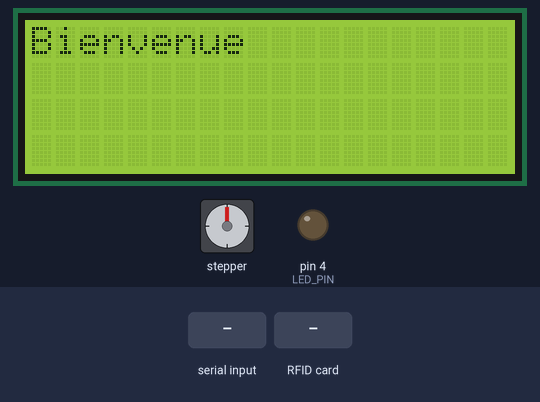
The sketch below on a simulated Arduino Uno, built with avr-gcc and run on an emulated ATmega328P. Parts: 20×4 character LCD, stepper motor, output pins drawn as LEDs (lit = HIGH). Inputs (shaded band) come from the test bench. Stepper angles assume 2048 steps per turn; pins used as bus, display or sensor lines are not drawn; what the sketch prints to the serial monitor is not drawn.

Above: at 1.3 s.
1.4 s: "e3e69c92" received over Serial
At 2.8 s:
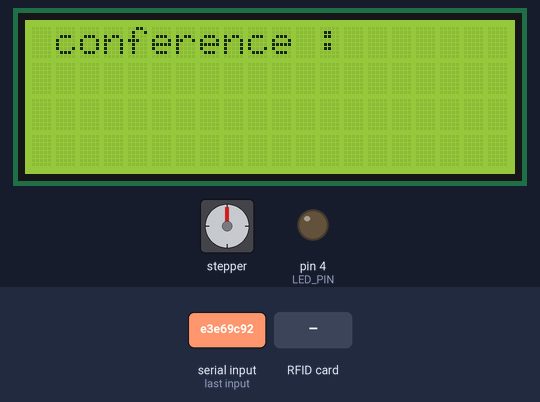
At 4.2 s:
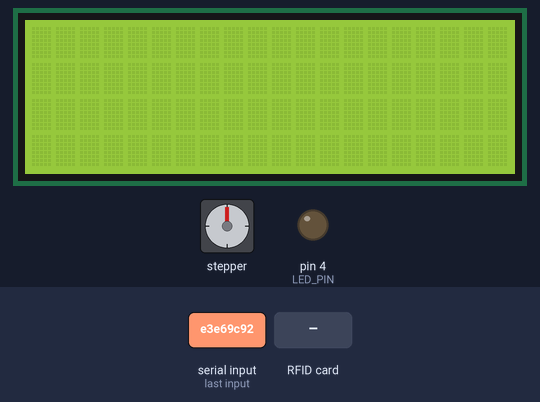
4.4 s: RFID card E3 E6 9C 92 held to the reader
At 7.6 s:
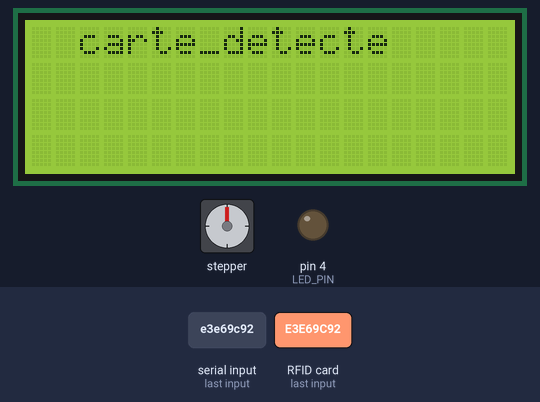
Timing chart, 0 to 23.7 s (numbered marks = the images above; inputs shaded):
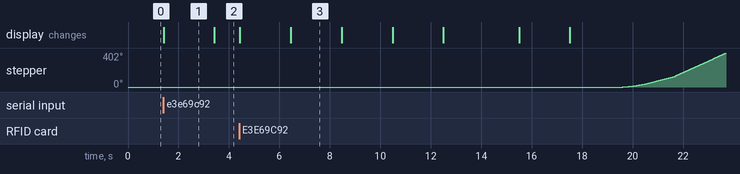

The sketch:

syst_me_d_entre.ino
```cpp
#include <Wire.h> // Bibliothèque pour la communication I2C
#include <SPI.h>
#include <Servo.h>
#include <LiquidCrystal.h> // Bibliothèque pour l'afficheur LCD I2C
#include <MFRC522.h> // Bibliothèque pour le module RFID
#include <LiquidCrystal_I2C.h>
#include <AccelStepper.h> // Bibliothèque pour le moteur pas à pas

// Déclaration des broches
#define SS_PIN 10
#define RST_PIN 9
#define LCD_RS A5
#define LCD_EN A4
#define MOTOR_PIN_1 5
#define MOTOR_PIN_2 6
#define MOTOR_PIN_3 7
#define MOTOR_PIN_4 8
#define LED_PIN 4 // La broche pour la LED rouge
// Déclaration des objets
MFRC522 mfrc522(SS_PIN, RST_PIN);
// Initialise l'afficheur LCD
LiquidCrystal_I2C lcd(0x27, 20, 4);
int compteur = 0; // Compteur du nombre de personnes
// Déclaration de l'objet stepper motor
AccelStepper stepper(4, MOTOR_PIN_1, MOTOR_PIN_3, MOTOR_PIN_2, MOTOR_PIN_4);

bool carte_valide = false;
int etat_bouton;
String id ;
void setup() {
  Serial.begin(9600);             // Initialisation de la communication série

  // Initialisation de la communication avec la carte RFID
  SPI.begin();
  mfrc522.PCD_Init();

  // Initialise l'afficheur LCD
  lcd.init();
  lcd.backlight();
  // Définir la vitesse et l'accélération du moteur pas à pas
  stepper.setMaxSpeed(1000);
  stepper.setAcceleration(500);
  // Initialisation de la LED rouge
  pinMode(LED_PIN, OUTPUT);
  digitalWrite(LED_PIN, LOW); // Eteindre la LED rouge
  // Affiche le message "Bienvenue" sur l'afficheur LCD
  lcd.setCursor(0, 0);
  lcd.print("Bienvenue");


}

void loop() {

       Serial.write("0");
  if(Serial.available()){

     lcd.clear();  // Efface l'écran LCD
      lcd.setCursor(1,0);
     lcd.print( "conference :");
      delay(2000);
      lcd.clear();
      lcd.setCursor(2,1);  // Place le curseur en haut à gauche de l'écran LCD
     lcd.print( Serial.readString());
    delay(2000);

  // Vérification de la présence d'une carte RFID
  if (mfrc522.PICC_IsNewCardPresent() )
   {
    lcd.clear();  // Efface l'écran LCD
    lcd.setCursor(2,0);
    lcd.print("carte_detecte");
    delay(2000);
   id="";
if( mfrc522.PICC_ReadCardSerial())
    {
    for (byte i = 0; i < mfrc522.uid.size; i++) {
      id += String(mfrc522.uid.uidByte[i], HEX);
    }
    mfrc522.PICC_HaltA();
    mfrc522.PCD_StopCrypto1();


}
    // Vérification si l'identifiant de la carte est valide
    if (id == "e3e69c92") {
    Serial.write("1");
  compteur++;
    lcd.clear();  // Efface l'écran LCD
    lcd.setCursor(3,1);  // Place le curseur en haut à gauche de l'écran LCD
    lcd.print("Acces autoriser ");
     delay(2000);
    lcd.clear();  // Efface l'écran LCD
     lcd.setCursor(3,1);
     lcd.print("nom de la personne :" );
     delay(2000);

     lcd.clear();  // Efface l'écran LCD
     lcd.setCursor(3,1);
     lcd.print(Serial.readString());
     delay(2000);

     lcd.clear();  // Efface l'écran LCD
     lcd.setCursor(3,0);
     lcd.print("nombre personne:");
     delay(2000);
     Serial.write(compteur);
    lcd.clear();  // Efface l'écran LCD
    lcd.setCursor(1,1);
    lcd.print(compteur);
    delay(2000);
  // Tourner le moteur pas à pas
  stepper.moveTo(5000);
  while (stepper.distanceToGo() != 0) {
    stepper.run();
    delay(1);
  }
   }
  else
  {
   // Accès refusé
  digitalWrite(4, HIGH); // Allumer la LED rouge
    lcd.clear();  // Efface l'écran LCD
    lcd.setCursor(1,1);  // Place le curseur en haut à gauche de l'écran LCD
    lcd.print("Acces non autoriser:");
      delay(2000);
  digitalWrite(4, LOW); // Éteindre la LED rouge


  }
  }
  if(Serial.readString()=="1")

 {
     lcd.clear();  // Efface l'écran LCD
    lcd.setCursor(1,1);  // Place le curseur en haut à gauche de l'écran LCD
    lcd.print(" a bientot ");
      delay(2000);
        // Tourner le moteur pas à pas
  stepper.moveTo(5000);
  while (stepper.distanceToGo() != 0) {
    stepper.run();
    delay(1);
  }

 } if(Serial.readString()=="2")

 {
     lcd.clear();  // Efface l'écran LCD
    lcd.setCursor(1,1);  // Place le curseur en haut à gauche de l'écran LCD
    lcd.print(" arret du programe! ");
      delay(2000);
// Arrêt de la communication avec la carte RFID
mfrc522.PICC_HaltA();
mfrc522.PCD_StopCrypto1();
exit(0); // Arrêt du programme
  }}
  /*else if(Serial.readString()=="3")
   {
    void (*resetFunc)(void) = 0; // Declare reset function at address 0
     lcd.clear();  // Efface l'écran LCD
    lcd.setCursor(1,1);  // Place le curseur en haut à gauche de l'écran LCD
    lcd.print(" Bienvenue ");
     delay(2000);
// Arrêt de la communication avec la carte RFID
mfrc522.PICC_HaltA();
mfrc522.PCD_StopCrypto1();

  }*/
}
```

Measured:
- after the input at 1.4 s, the display: changes at once (image 1)
- after the input at 4.4 s, stepper: keeps turning clockwise at about 98°/s, starting after 15.2 s; the display: first differs from a run without the input after 2.0 s (image 3)
- what the display in image 1 shows lasts 2.0 s, from 1.4 s to 3.4 s
